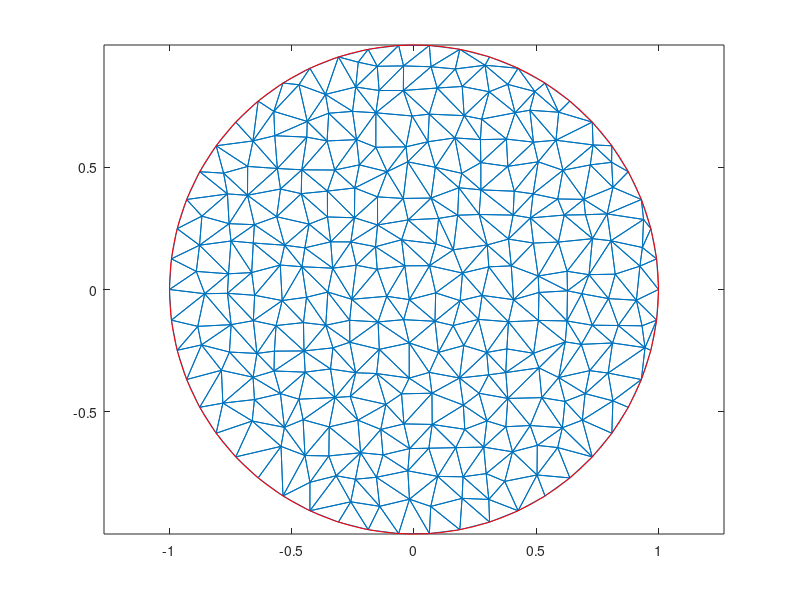

Source code (MATLAB): (Note: this script raises an error after producing the figure.)
clc; clear all;
N=20;
%generate grid in the ring
rho = 1;
[x,y]=meshgrid(linspace(-rho,rho,N));
M = floor(2.5*N);
theta = linspace(0,2*pi*(M-1)/M,M);
xc = rho*cos(theta);
yc = rho*sin(theta);
x=x(:); y=y(:);
idx = find(sqrt((x).^2+(y).^2) <= (rho*(N-1)/N));
x=x(idx)+rho/N*(1-rand(size(x(idx))));
y=y(idx)+rho/N*(1-rand(size(y(idx))));
x = [x;xc(:)];
y = [y;yc(:)];
nod2xy=[x(:) y(:)];
%generate triangulation/mesh
el2nod=delaunay(nod2xy(:,1),nod2xy(:,2));
figure; triplot(el2nod,nod2xy(:,1),nod2xy(:,2)); hold on; 
plot(rho*cos(linspace(0,2*pi,100)), rho*sin(linspace(0,2*pi,100)), '-r');
axis tight; axis equal;

%Dirichlet boundary conditions
ringIdx = (size(nod2xy,1)-M+1):size(nod2xy,1);
bd{1}=[ringIdx.', 0*ones(M,1)];

%set PDE parameter values
alpha=ones(size(nod2xy,1),1);
beta=zeros(size(nod2xy,1),1);
s=ones(size(nod2xy,1),1);

u=fem2(nod2xy,el2nod,alpha,beta,s,bd);
%plot solution as points
% figure
% plot3(nod2xy(:,1),nod2xy(:,2),u,'.')
% rotate3d
%plot solution as a surface
tic
[u x y c]=fem2(nod2xy,el2nod,alpha,beta,s,bd);
toc
figure
fill3(x,y,u,c)
shading flat
colormap jet
rotate3d